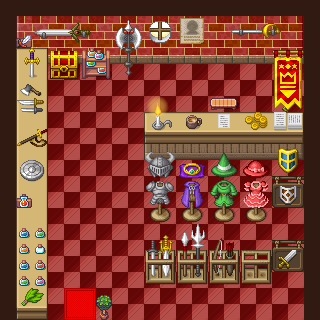

This is a level from a 2D game, rendered from its Tiled map with the project's own tilesets. A one-line summary and the map file follow, with tile-layer data summarised:
An orthogonal 20x20 tile map with 16x16 px tiles, 9 tile layers (floor, walls, furnitures, objects, ...), 3 tilesets and 13 objects (10x collision, exit_market2, spawn_market2, key).

<map version="1.8" tiledversion="1.8.2" orientation="orthogonal" renderorder="right-down" width="20" height="20" tilewidth="16" tileheight="16" infinite="0" nextlayerid="13" nextobjectid="15">
 <tileset firstgid="1" source="texture/city_package_all.tsx" />
 <tileset firstgid="4257" source="texture/ombres_plantes.tsx" />
 <tileset firstgid="5281" source="texture/market.tsx" />
 <layer id="1" name="floor" width="20" height="20">
  <data>[400 cells, 400 non-empty, 4 distinct tile ids]</data>
 </layer>
 <layer id="2" name="walls" width="20" height="20">
  <data>[400 cells, 112 non-empty, 19 distinct tile ids]</data>
 </layer>
 <layer id="3" name="furnitures" width="20" height="20">
  <data>[400 cells, 68 non-empty, 34 distinct tile ids]</data>
 </layer>
 <layer id="4" name="objects" width="20" height="20">
  <data>[400 cells, 140 non-empty, 132 distinct tile ids]</data>
 </layer>
 <layer id="8" name="Calque de Tuiles 7" width="20" height="20">
  <data>[400 cells, 0 non-empty, 0 distinct tile ids]</data>
 </layer>
 <layer id="7" name="Calque de Tuiles 6" width="20" height="20">
  <data>[400 cells, 0 non-empty, 0 distinct tile ids]</data>
 </layer>
 <layer id="10" name="Calque de Tuiles 8" width="20" height="20">
  <data>[400 cells, 0 non-empty, 0 distinct tile ids]</data>
 </layer>
 <layer id="11" name="Calque de Tuiles 9" width="20" height="20">
  <data>[400 cells, 0 non-empty, 0 distinct tile ids]</data>
 </layer>
 <layer id="6" name="superposition" width="20" height="20">
  <data>[400 cells, 62 non-empty, 59 distinct tile ids]</data>
 </layer>
 <objectgroup id="5" name="objects">
  <object id="1" name="exit_market2" x="63.6194" y="310.145" width="32.9458" height="9.65652" />
  <object id="2" name="spawn_market2" x="74.412" y="310.713">
   <point />
  </object>
  <object id="3" type="collision" x="0.568031" y="0" width="53.9629" height="319.801" />
  <object id="5" type="collision" x="22.7212" y="0.568031" width="274.359" height="63.0514" />
  <object id="6" type="collision" x="53.3949" y="63.0514" width="88.6128" height="15.9049" />
  <object id="14" type="collision" x="55.667" y="316.961" width="241.413" height="4.54424" />
  <object id="10" type="collision" x="207.331" y="97.1332" width="32.3777" height="14.7688" />
  <object id="11" name="key10" type="key" x="272.087" y="92.0209" width="24.4253" height="21.5852" />
  <object id="12" type="collision" x="95.4291" y="303.896" width="18.177" height="17.6089" />
  <object id="7" type="collision" x="136.895" y="268.11" width="141.44" height="27.2655" />
  <object id="8" type="collision" x="148.824" y="202.787" width="126.671" height="27.2655" />
  <object id="9" type="collision" x="136.895" y="112.47" width="159.617" height="65.3235" />
  <object id="4" type="collision" x="296.512" y="0" width="22.7212" height="319.801" />
 </objectgroup>
</map>
